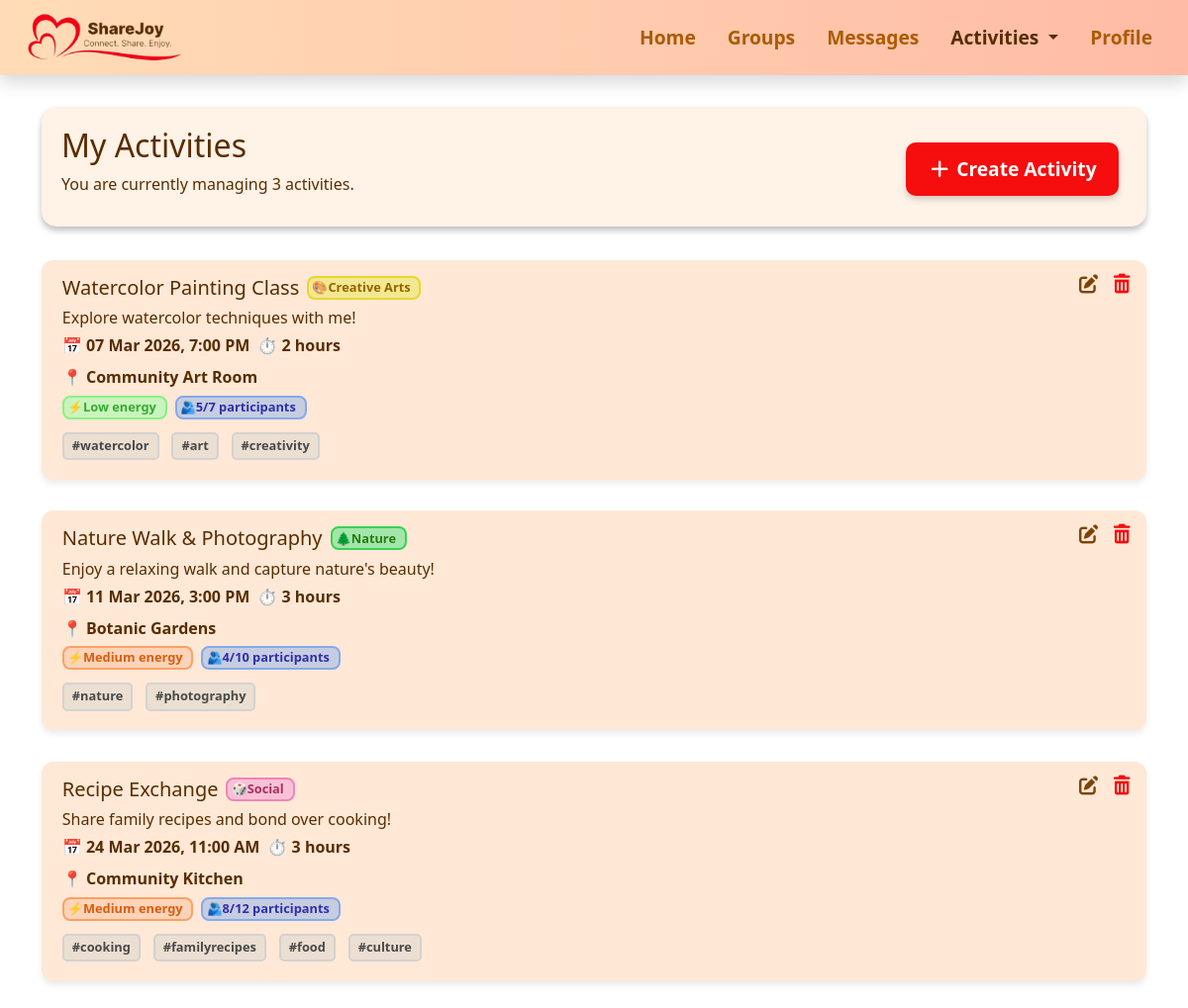
Before: /activities (signed in) with the older database file.
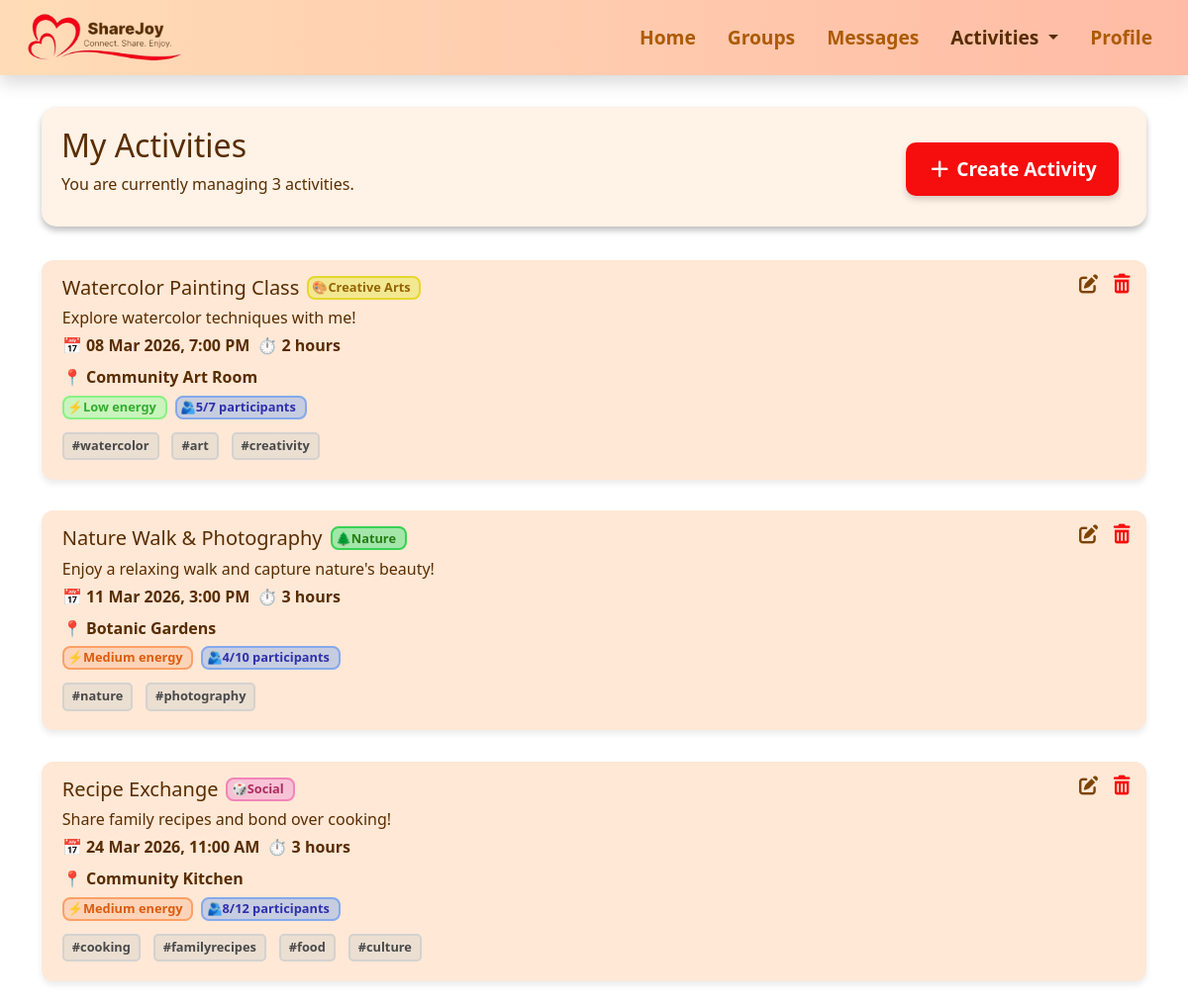
After: the same page with the newer database file.
### activities.py (models this page shows)
class Activity(db.Model):
    __tablename__ = "activity"
    id = db.Column(db.Integer, primary_key=True, autoincrement=True)
    creator_id = db.Column(db.Integer, db.ForeignKey('user.id'), nullable=False)
    name = db.Column(db.String(100), nullable=False)
    description = db.Column(db.Text)
    type = db.Column(db.String(50))
    date = db.Column(db.String(20))
    time = db.Column(db.String(10))
    duration_hours = db.Column(db.Integer)
    duration_minutes = db.Column(db.Integer)
    format_type = db.Column(db.String(20))
    energy = db.Column(db.String(10))
    participants = db.Column(db.Integer)
    max_participants = db.Column(db.Integer)
    tags = db.Column(db.String(200))
    location = db.Column(db.String(100))
    creator = db.relationship("User", backref="created_activities")

### app.py (the view)
@app.route("/activities")
@login_required
def activities():
    user = get_current_user()
    activities = Activity.query.filter_by(creator_id=user.id).order_by(Activity.date.asc()).all()
    for activity in activities:
        activity.tags = activity.tags.split(",") if activity.tags else []
        today = date.today()
        parsed_date = parse_activity_date(activity.date)
        if parsed_date:
            original_date = parsed_date.date()
            days_offset = (original_date - BASE_DATE).days
            dynamic_date = today + timedelta(days=days_offset)
            activity.display_date = dynamic_date.strftime("%d %b %Y")
        else:
            activity.display_date = activity.date
        try:
            parsed_time = datetime.strptime(activity.time, "%H:%M")
        except ValueError:
            parsed_time = datetime.strptime(activity.time, "%I:%M %p")
        activity.display_time = parsed_time.strftime("%I:%M %p").lstrip("0")
    num_activities = len(activities)
    return render_template(
        "activities.html",
        title="Activities",
        num_activities=num_activities,
        activities=activities
    )

### app.py (called while the page is built)
def login_required(f):
    @wraps(f)
    def decorated_function(*args, **kwargs):
        user = get_current_user()
        if not user:
            session.clear()  # clear stale session
            flash('Please log in to access this page.', 'error')
            return redirect(url_for('loginpage'))
        return f(*args, **kwargs)
    return decorated_function

def get_current_user():
    user_id = session.get('user_id')
    if user_id:
        user = db.session.get(User, user_id)
        if user:
            return user
    return None

def parse_activity_date(date_str):
    for fmt in ("%Y-%m-%d", "%d %b %Y", "%m/%d/%Y", "%d/%m/%Y"):
        try:
            return datetime.strptime(date_str, fmt)
        except ValueError:
            continue
    return None

### templates/activities.html (shortened to what the changed rows need)
{% extends "base.html" %}
{% block extra_css %}
<link rel="stylesheet" href="{{ url_for('static', filename='css/activities.css') }}">
{% endblock %}
{% block content %}
<div class="section-box d-flex flex-column flex-md-row justify-content-between align-items-start align-items-md-center">
    <div>
        <h1>My Activities</h1>
    </div>
</div>
<div class="row">
    {% for activity in activities %}
    <div class="col-12 card-spacing">
        <div class="activity-card position-relative">
            <div class="card-actions position-absolute top-0 end-0 d-flex gap-0">
                <button type="button" class="btn edit" data-action="edit"
                    data-url="{{ url_for('edit_activity', activity_id=activity.id) }}">
                    <i class="fa-solid fa-pen-to-square"></i>
                </button>
                <form method="post" action="{{ url_for('activity_delete', activity_id=activity.id) }}"
                    class="d-inline delete-form">
                    <button type="button" class="btn delete" data-action="delete">
                        <i class="fa-solid fa-trash-can"></i>
                    </button>
                </form>
            </div>
            <div class="text">
                <div class="d-flex align-items-center gap-2 spacing">
                    <h5 class="mb-0">{{ activity.name }}</h5>
                    {% if activity.type == 'Creative Arts' %}
                    <span class="badge badge-creativearts">🎨Creative Arts</span>
                    {% elif activity.type == 'Social' %}
                    <span class="badge badge-social">🎲Social</span>
                    {% elif activity.type == 'Learning' %}
                    <span class="badge badge-learning">📖Learning</span>
                    {% elif activity.type == 'Physical' %}
                    <span class="badge badge-physical">🏃Physical</span>
                    {% elif activity.type == 'Nature' %}
                    <span class="badge badge-nature">🌲Nature</span>
                    {% elif activity.type == 'Technology' %}
                    <span class="badge badge-technology">💻Technology</span>
                    {% endif %}
                </div>
                <p>{{ activity.description }}</p>
                <div class="d-flex flex-wrap gap-2 fw-semibold spacing">
                    <span>
                        📅 {{ activity.display_date }}, {{ activity.display_time }}
                    </span>
                    <span>⏱
                        {% set h = activity.duration_hours %}
                        {% set m = activity.duration_minutes %}
                        {% if h and m %}
                        {{ h }} hour{% if h > 1 %}s{% endif %} {{ m }} minute{% if m > 1 %}s{% endif %}
                        {% elif h %}
                        {{ h }} hour{% if h > 1 %}s{% endif %}
                        {% elif m %}
                        {{ m }} minute{% if m > 1 %}s{% endif %}
                        {% else %}
                        0 minutes
                        {% endif %}
                    </span>
                    <div class="col-12">
                        {% if activity.format_type|lower == 'online' %}
                        🖥️ Online
                        {% else %}
                        📍 {{ activity.location }}
                        {% endif %}
                    </div>
                </div>
                <div class="d-flex flex-wrap gap-2 spacing">
                    <span class="badge
                    {% if activity.energy == 'Low' %}energy-low
                    {% elif activity.energy == 'Medium' %}energy-medium
                    {% elif activity.energy == 'High' %}energy-high
                    {% endif %}">
                        ⚡{{ activity.energy }} energy
                    </span>
                    <span class="badge participants">🫂{{ activity.participants }}/{{ activity.max_participants }}
                        participants</span>
                </div>
                <div class="activity-tags">
                    {% for tag in activity.tags %}
                    <span>#{{ tag }}</span>
                    {% endfor %}
                </div>
            </div>
        </div>
    </div>
    {% endfor %}
</div>
{% endblock %}

Changed rows visible on the page:
changed Activity "Watercolor Painting Class": display_date "07 Mar 2026" → "08 Mar 2026"
